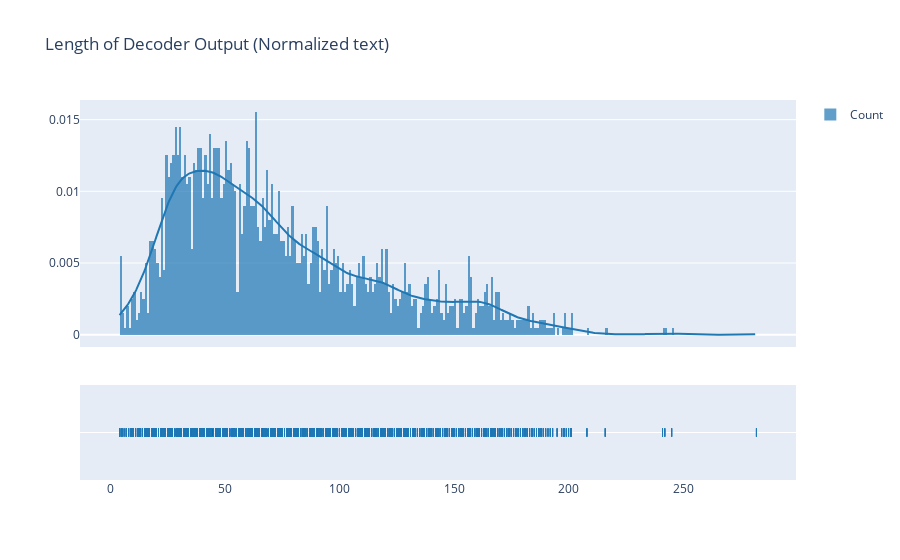

The notebook cell saved with this chart:
### Code cell
fig = ff.create_distplot([preprocessed_df['decoder_output'].apply(len).values], ['Count'])
fig.update_layout(title= 'Length of Decoder Output (Normalized text)')
fig.show()

display(stats.describe(preprocessed_df['decoder_output'].apply(len)))

### Figure 1 — Plotly figure (JSON) as saved in the notebook; plotly's stock layout.template omitted (floating-point values rounded to 4 significant figures; data arrays with more than 128 entries replaced by an {"elided": "..."} marker saying what was removed)
{"data": [{"autobinx": false, "histnorm": "probability density", "legendgroup": "Count", "marker": {"color": "rgb(31, 119, 180)"}, "name": "Count", "opacity": 0.7, "type": "histogram", "x": {"elided": "8000 int values"}, "xaxis": "x", "xbins": {"end": 282, "size": 1, "start": 4}, "yaxis": "y"}, {"legendgroup": "Count", "marker": {"color": "rgb(31, 119, 180)"}, "mode": "lines", "name": "Count", "showlegend": false, "type": "scatter", "x": {"elided": "500 float values"}, "xaxis": "x", "y": {"elided": "500 float values"}, "yaxis": "y"}, {"legendgroup": "Count", "marker": {"color": "rgb(31, 119, 180)", "symbol": "line-ns-open"}, "mode": "markers", "name": "Count", "showlegend": false, "type": "scatter", "x": {"elided": "8000 int values"}, "xaxis": "x", "y": {"elided": "8000 str values"}, "yaxis": "y2"}], "layout": {"barmode": "overlay", "hovermode": "closest", "legend": {"traceorder": "reversed"}, "title": {"text": "Length of Decoder Output (Normalized text)"}, "xaxis": {"anchor": "y2", "domain": [0, 1], "zeroline": false}, "yaxis": {"anchor": "free", "domain": [0.35, 1], "position": 0}, "yaxis2": {"anchor": "x", "domain": [0, 0.25], "dtick": 1, "showticklabels": false}}}
